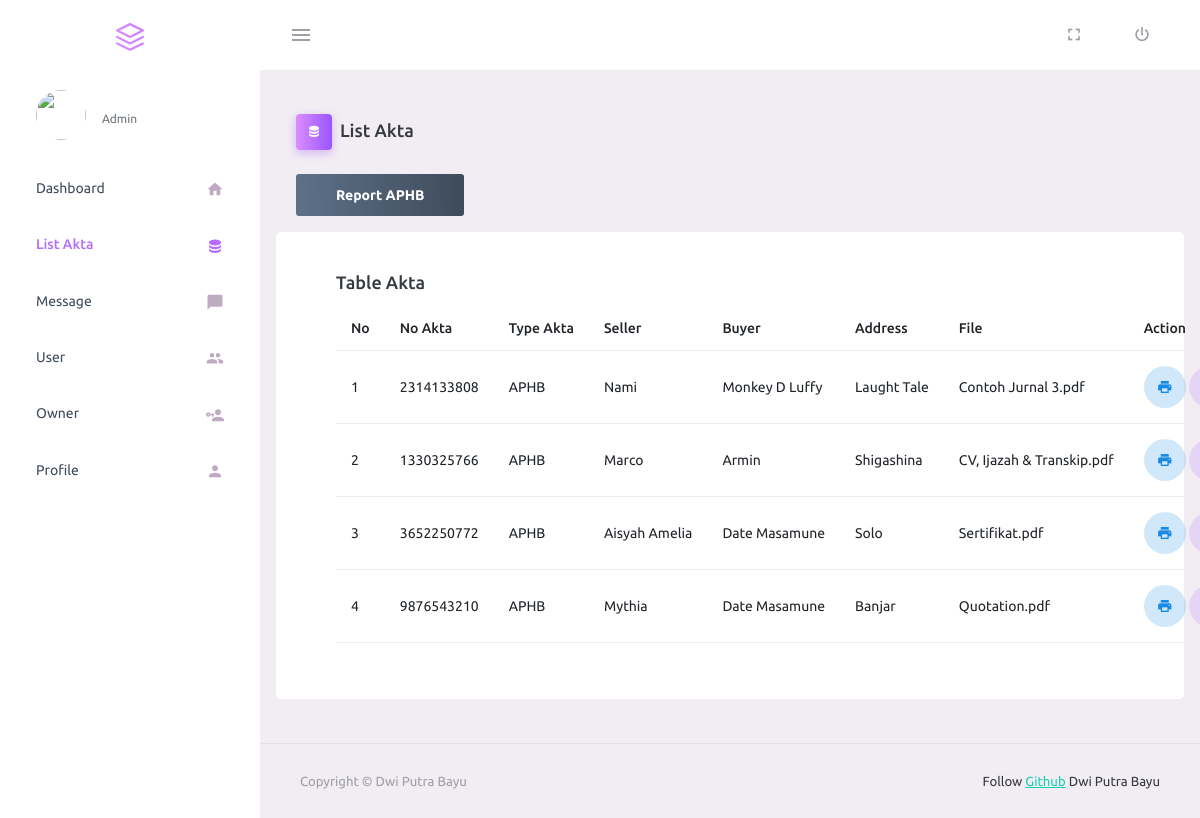
The app's page /owner/listaphb.php (signed in), older data.
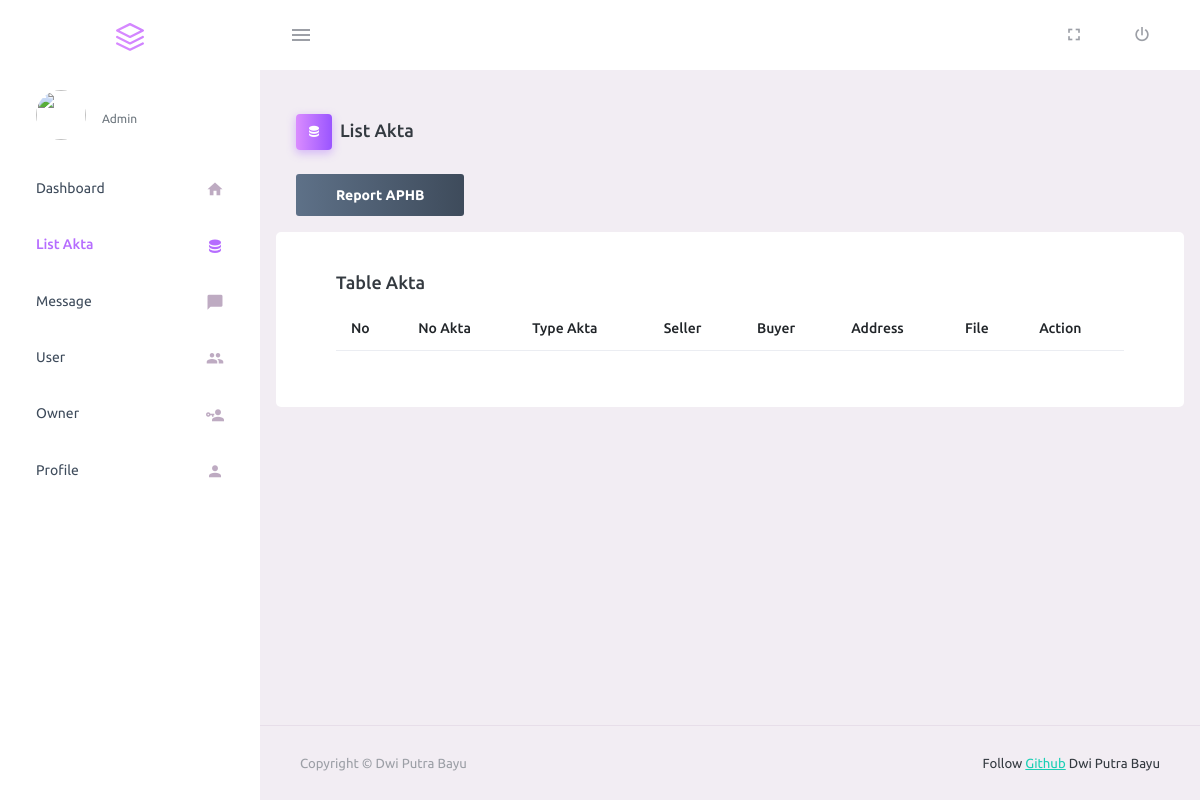
The same page, newer data.
### tables this page shows
CREATE TABLE `akta` (
  `id` int(11) NOT NULL,
  `no_akta` varchar(255) NOT NULL,
  `type_akta` varchar(255) NOT NULL,
  `seller` varchar(255) NOT NULL,
  `buyer` varchar(255) NOT NULL,
  `no_hak` int(5) NOT NULL,
  `address` varchar(255) NOT NULL,
  `surface_area` varchar(255) NOT NULL,
  `transaction` varchar(255) NOT NULL,
  `certificate` int(6) NOT NULL,
  `pbb` int(7) NOT NULL,
  `njop` int(8) NOT NULL,
  `ssp` int(9) NOT NULL,
  `ssb` int(10) NOT NULL,
  `description` varchar(255) NOT NULL,
  `pdf_akta` text NOT NULL,
  `created_at` timestamp NOT NULL DEFAULT current_timestamp()
);

### owner/listaphb.php (the view, shortened to what this page needs)
<?php
require "function.php";
?>
<!DOCTYPE html>
<html lang="en">
<?php require "partials/head.php" ?>
<body>
    <div class="container-scroller">
        <?php require "partials/navbar.php" ?>
        <div class="container-fluid page-body-wrapper">
            <?php require "partials/sidebar.php" ?>
            <div class="main-panel">
                <div class="content-wrapper">
                    <div class="page-header">
                        <h3 class="page-title">
                            <span class="page-title-icon bg-gradient-primary text-white me-2">
                                <i class="mdi mdi-database"></i>
                            </span>List Akta
                        </h3>
                    </div>
                    <div class="d-flex mb-3">
                        <a href="report.php?reportaphb=true" class="btn btn-gradient-dark">Report APHB</a>
                    </div>
                    <div class="row">
                        <div class="card">
                            <div class="card-body">
                                <h4 class="card-title">Table Akta</h4>
                                <table class="table table-hover pt-3 mb-3" id="example">
                                    <thead>
                                        <tr>
                                            <th>No</th>
                                            <th>No Akta</th>
                                            <th>Type Akta</th>
                                            <th>Seller</th>
                                            <th>Buyer</th>
                                            <th>Address</th>
                                            <th>File</th>
                                            <th>Action</th>
                                        </tr>
                                    </thead>
                                    <tbody>
                                        <?php
                                            $q = "SELECT * FROM akta WHERE type_akta = 'APHB'";
                                            $r = mysqli_query($db,$q);
                                            $c = 1;
                                            while ($akta = mysqli_fetch_array($r)) {
                                            if ($akta['type_akta']=='APHB') {
                                            ?>
                                        <tr>
                                            <td><?= $c ?></td>
                                            <td><?= $akta["no_akta"] ?></td>
                                            <td><?= $akta["type_akta"] ?></td>
                                            <td><?= $akta["seller"] ?></td>
                                            <td><?= $akta["buyer"] ?></td>
                                            <td><?= $akta["address"] ?></td>
                                            <td><?= $akta["pdf_akta"] ?></td>
                                            <td>
                                                <a href="detailakta.php?id=<?= $akta['id'] ?>"
                                                    class="btn btn-inverse-info btn-rounded btn-icon"
                                                    style="padding-top: 12px;">
                                                    <i class="mdi mdi-printer"></i>
                                                </a>
                                                <a href="viewpdf.php?id=<?= $akta['id'] ?>"
                                                    class="btn btn-inverse-primary btn-rounded btn-icon"
                                                    style="padding-top: 12px;">
                                                </a>
                                            </td>
                                        </tr>
                                        <?php
                                            $c++;
                                            }
                                            }
                                            ?>
                                    </tbody>
                                </table>
                            </div>
                        </div>
                    </div>
                </div>
                <?php require "partials/footer.php" ?>
            </div>
        </div>
    </div>
</body>
</html>

Row changes from the older to the newer data that the page shows:
no longer on this page (row edited): akta: no_akta "2314133808", type_akta "APHB", seller "Nami", buyer "Monkey D Luffy", address "Laught Tale", pdf_akta "Contoh Jurnal 3.pdf"
removed akta: no_akta "1330325766", type_akta "APHB", seller "Marco", buyer "Armin", address "Shigashina", pdf_akta "CV, Ijazah & Transkip.pdf"
removed akta: no_akta "3652250772", type_akta "APHB", seller "Aisyah Amelia", buyer "Date Masamune", address "Solo", pdf_akta "Sertifikat.pdf"
removed akta: no_akta "9876543210", type_akta "APHB", seller "Mythia", buyer "Date Masamune", address "Banjar", pdf_akta "Quotation.pdf"
